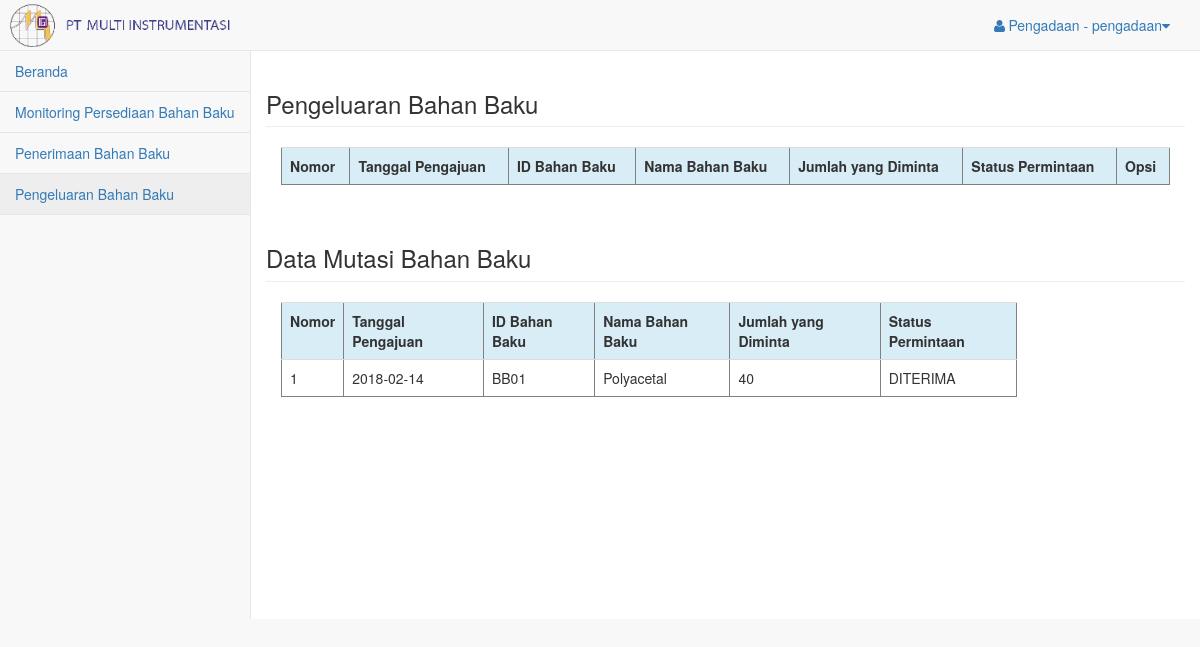
/pages/gudang_induk/index.php?page=pengeluaran_bahan_baku (signed in), run on the app's committed database.
### tables this page shows
CREATE TABLE `permintaan_bahanbaku` (
  `id_permintaan_bb` int(11) NOT NULL,
  `tanggal_pengajuan` date DEFAULT NULL,
  `id_bahanbaku` varchar(4) DEFAULT NULL,
  `jumlah` int(11) DEFAULT NULL,
  `status_permintaan` varchar(20) NOT NULL
);

CREATE TABLE `bahan_baku` (
  `id_bahanbaku` varchar(4) NOT NULL,
  `nama_bahan` varchar(20) NOT NULL,
  `jumlah` int(11) NOT NULL
);

### pages/gudang_induk/pengeluaran_bahan_baku.php (the view, shortened to what this page needs)
<?php
include 'koneksi.php';
?>
<!DOCTYPE html>
<html>
    <head>
    </head>
    <body>
        <div class="row">
            <h3 class="page-header">Pengeluaran Bahan Baku</h2>
            <div class="col-md-12">
                <table border="1" class="table">
                    <tr class="info">
                        <th>Nomor</th>
                        <th>Tanggal Pengajuan</th>
                        <th>ID Bahan Baku</th>
                        <th>Nama Bahan Baku</th>
                        <th>Jumlah yang Diminta</th>
                        <th>Status Permintaan</th>
                        <th>Opsi</th>
                    </tr>
                </table>
            </div>
        </div>
        <?php
            $query_data_permintaan = "SELECT permintaan_bahanbaku.tanggal_pengajuan tanggal_pengajuan,
            permintaan_bahanbaku.id_bahanbaku id_bahanbaku,
            bahan_baku.nama_bahan nama_bahan,
            permintaan_bahanbaku.jumlah jumlah,
            permintaan_bahanbaku.status_permintaan status_permintaan
            FROM permintaan_bahanbaku JOIN bahan_baku ON permintaan_bahanbaku.id_bahanbaku = bahan_baku.id_bahanbaku
            ORDER BY tanggal_pengajuan ASC
            ;";
            $sql_data_permintaan = mysqli_query($koneksi,$query_data_permintaan) or die(mysqli_error());
        ?>
        <div class="row">
            <h3 class="page-header">Data Mutasi Bahan Baku</h2>
            <div class="col-md-10">
                <table border="1" class="table">
                    <tr class="info">
                        <th>Nomor</th>
                        <th>Tanggal Pengajuan</th>
                        <th>ID Bahan Baku</th>
                        <th>Nama Bahan Baku</th>
                        <th>Jumlah yang Diminta</th>
                        <th>Status Permintaan</th>
                    </tr>
                    <?php
                    $nomor = 1;
                    while ($data_permintaan2 = mysqli_fetch_array($sql_data_permintaan)) {
                    ?>
                    <tr>
                        <td><?php echo $nomor++; ?></td>
                        <td><?php echo $data_permintaan2['tanggal_pengajuan']; ?></td>
                        <td><?php echo $data_permintaan2['id_bahanbaku']; ?></td>
                        <td><?php echo $data_permintaan2['nama_bahan']; ?></td>
                        <td><?php echo $data_permintaan2['jumlah']; ?></td>
                        <td><?php echo $data_permintaan2['status_permintaan']; ?></td>
                    </tr>
                    <?php
                    }
                    ?>
                </table>
            </div>
        </div>
    </body>
</html>

### data on the page
permintaan_bahanbaku: tanggal_pengajuan "2018-02-14", id_bahanbaku "BB01", id_bahanbaku.nama_bahan "Polyacetal", jumlah "40", status_permintaan "DITERIMA"

### other printed values
$hak_akses "Pengadaan"
$username "pengadaan"
